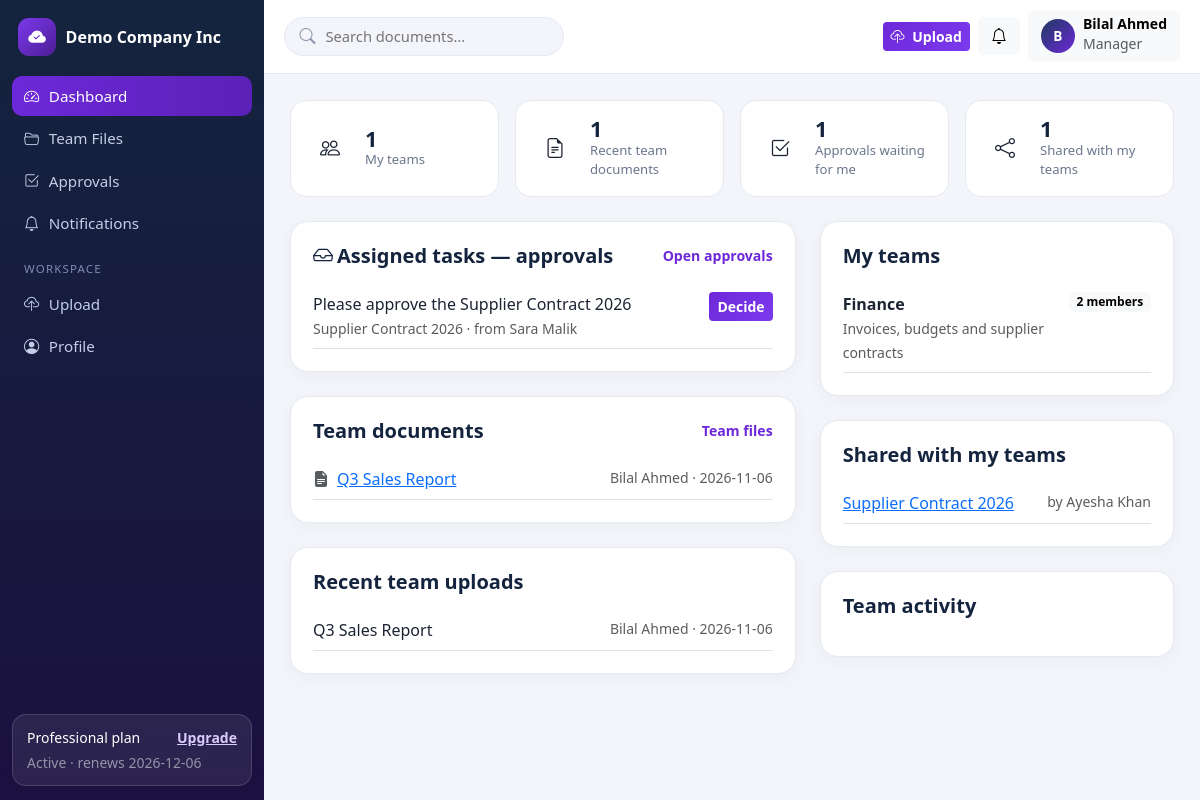
The page /manager/dashboard (signed in) on the database its author committed.
### tables this page shows
CREATE TABLE tenants (
    id INT UNSIGNED AUTO_INCREMENT PRIMARY KEY,
    name VARCHAR(160) NOT NULL,
    slug VARCHAR(180) NOT NULL UNIQUE,
    email VARCHAR(190) NOT NULL,
    logo VARCHAR(255) NULL,
    brand_color VARCHAR(9) NOT NULL DEFAULT '#1e3a5f',
    status ENUM('active','suspended') NOT NULL DEFAULT 'active',
    created_at TIMESTAMP NOT NULL DEFAULT CURRENT_TIMESTAMP,
    updated_at TIMESTAMP NOT NULL DEFAULT CURRENT_TIMESTAMP ON UPDATE CURRENT_TIMESTAMP,
    INDEX idx_tenants_status (status)
);

CREATE TABLE subscriptions (
    id INT UNSIGNED AUTO_INCREMENT PRIMARY KEY,
    tenant_id INT UNSIGNED NOT NULL,
    plan_id INT UNSIGNED NOT NULL,
    billing_cycle ENUM('monthly','yearly') NOT NULL DEFAULT 'monthly',
    status ENUM('trialing','active','past_due','cancelled','expired') NOT NULL DEFAULT 'trialing',
    trial_ends_at TIMESTAMP NULL,
    current_period_start TIMESTAMP NULL,
    current_period_end TIMESTAMP NULL,
    cancelled_at TIMESTAMP NULL,
    created_at TIMESTAMP NOT NULL DEFAULT CURRENT_TIMESTAMP,
    updated_at TIMESTAMP NOT NULL DEFAULT CURRENT_TIMESTAMP ON UPDATE CURRENT_TIMESTAMP,
    INDEX idx_sub_tenant (tenant_id),
    INDEX idx_sub_status (status),
    CONSTRAINT fk_sub_tenant FOREIGN KEY (tenant_id) REFERENCES tenants(id) ON DELETE CASCADE,
    CONSTRAINT fk_sub_plan FOREIGN KEY (plan_id) REFERENCES subscription_plans(id)
);

CREATE TABLE subscription_plans (
    id INT UNSIGNED AUTO_INCREMENT PRIMARY KEY,
    name VARCHAR(60) NOT NULL,
    slug VARCHAR(60) NOT NULL UNIQUE,
    price_monthly DECIMAL(10,2) NOT NULL DEFAULT 0,
    price_yearly DECIMAL(10,2) NOT NULL DEFAULT 0,
    storage_mb INT NOT NULL DEFAULT 100,        
    max_users INT NOT NULL DEFAULT 3,           
    max_file_mb INT NOT NULL DEFAULT 10,        
    max_teams INT NOT NULL DEFAULT 1,           
    version_history INT NOT NULL DEFAULT 3,
    features VARCHAR(500) NULL,
    is_active TINYINT(1) NOT NULL DEFAULT 1,
    created_at TIMESTAMP NOT NULL DEFAULT CURRENT_TIMESTAMP,
    updated_at TIMESTAMP NOT NULL DEFAULT CURRENT_TIMESTAMP ON UPDATE CURRENT_TIMESTAMP
);

CREATE TABLE users (
    id INT UNSIGNED AUTO_INCREMENT PRIMARY KEY,
    tenant_id INT UNSIGNED NULL,
    name VARCHAR(120) NOT NULL,
    email VARCHAR(190) NOT NULL UNIQUE,
    password_hash VARCHAR(255) NOT NULL,
    role VARCHAR(40) NOT NULL DEFAULT 'member',
    status ENUM('pending','active','disabled') NOT NULL DEFAULT 'pending',
    email_verified_at TIMESTAMP NULL,
    email_verification_token VARCHAR(64) NULL,
    last_login_at TIMESTAMP NULL,
    created_at TIMESTAMP NOT NULL DEFAULT CURRENT_TIMESTAMP,
    updated_at TIMESTAMP NOT NULL DEFAULT CURRENT_TIMESTAMP ON UPDATE CURRENT_TIMESTAMP,
    INDEX idx_users_tenant (tenant_id),
    INDEX idx_users_role (role),
    CONSTRAINT fk_users_tenant FOREIGN KEY (tenant_id) REFERENCES tenants(id) ON DELETE CASCADE
);

CREATE TABLE approvals (
    id INT UNSIGNED AUTO_INCREMENT PRIMARY KEY,
    tenant_id INT UNSIGNED NOT NULL,
    document_id INT UNSIGNED NOT NULL,
    workflow_id INT UNSIGNED NULL,
    requested_by INT UNSIGNED NOT NULL,
    title VARCHAR(200) NOT NULL,
    status ENUM('pending','approved','rejected','changes_requested','cancelled') NOT NULL DEFAULT 'pending',
    created_at TIMESTAMP NOT NULL DEFAULT CURRENT_TIMESTAMP,
    updated_at TIMESTAMP NOT NULL DEFAULT CURRENT_TIMESTAMP ON UPDATE CURRENT_TIMESTAMP,
    INDEX idx_appr_tenant (tenant_id),
    CONSTRAINT fk_appr_tenant FOREIGN KEY (tenant_id) REFERENCES tenants(id) ON DELETE CASCADE,
    CONSTRAINT fk_appr_doc FOREIGN KEY (document_id) REFERENCES documents(id) ON DELETE CASCADE,
    CONSTRAINT fk_appr_wf FOREIGN KEY (workflow_id) REFERENCES approval_workflows(id) ON DELETE SET NULL,
    CONSTRAINT fk_appr_user FOREIGN KEY (requested_by) REFERENCES users(id) ON DELETE CASCADE
);

CREATE TABLE documents (
    id INT UNSIGNED AUTO_INCREMENT PRIMARY KEY,
    tenant_id INT UNSIGNED NOT NULL,
    folder_id INT UNSIGNED NULL,
    category_id INT UNSIGNED NULL,
    department_id INT UNSIGNED NULL,
    owner_id INT UNSIGNED NOT NULL,
    name VARCHAR(200) NOT NULL,
    description TEXT NULL,
    stored_name VARCHAR(80) NOT NULL,           
    original_name VARCHAR(255) NOT NULL,
    extension VARCHAR(12) NOT NULL,
    mime_type VARCHAR(120) NOT NULL,
    size_bytes BIGINT UNSIGNED NOT NULL DEFAULT 0,
    status ENUM('active','archived') NOT NULL DEFAULT 'active',
    expires_at DATE NULL,                        
    download_count INT UNSIGNED NOT NULL DEFAULT 0,
    deleted_at TIMESTAMP NULL,                   
    created_at TIMESTAMP NOT NULL DEFAULT CURRENT_TIMESTAMP,
    updated_at TIMESTAMP NOT NULL DEFAULT CURRENT_TIMESTAMP ON UPDATE CURRENT_TIMESTAMP,
    INDEX idx_docs_tenant_folder (tenant_id, folder_id),
    INDEX idx_docs_tenant_cat (tenant_id, category_id),
    INDEX idx_docs_name (name),
    FULLTEXT INDEX ft_docs (name, description),
    CONSTRAINT fk_docs_tenant FOREIGN KEY (tenant_id) REFERENCES tenants(id) ON DELETE CASCADE,
    CONSTRAINT fk_docs_folder FOREIGN KEY (folder_id) REFERENCES folders(id) ON DELETE SET NULL,
    CONSTRAINT fk_docs_category FOREIGN KEY (category_id) REFERENCES categories(id) ON DELETE SET NULL,
    CONSTRAINT fk_docs_department FOREIGN KEY (department_id) REFERENCES departments(id) ON DELETE SET NULL,
    CONSTRAINT fk_docs_owner FOREIGN KEY (owner_id) REFERENCES users(id) ON DELETE CASCADE
);

CREATE TABLE teams (
    id INT UNSIGNED AUTO_INCREMENT PRIMARY KEY,
    tenant_id INT UNSIGNED NOT NULL,
    name VARCHAR(120) NOT NULL,
    description VARCHAR(255) NULL,
    created_at TIMESTAMP NOT NULL DEFAULT CURRENT_TIMESTAMP,
    updated_at TIMESTAMP NOT NULL DEFAULT CURRENT_TIMESTAMP ON UPDATE CURRENT_TIMESTAMP,
    INDEX idx_teams_tenant (tenant_id),
    CONSTRAINT fk_teams_tenant FOREIGN KEY (tenant_id) REFERENCES tenants(id) ON DELETE CASCADE
);

### resources/views/manager/dashboard.php (the view, shortened to what the rows shown need)
<?php $pageTitle = 'Manager Dashboard'; partial('tree-open', compact('user', 'tenant', 'sub', 'unread', 'notifs', 'pageTitle', 'tree')); ?>
<div class="row g-3 mb-4">
  <div class="col-6 col-xl-3"><div class="stat-card h-100"><span class="stat-icon"><i class="bi bi-people"></i></span>
    <div><div class="stat-value"><?= count($myTeams) ?></div><div class="stat-name">My teams</div></div></div></div>
  <div class="col-6 col-xl-3"><div class="stat-card h-100"><span class="stat-icon"><i class="bi bi-file-earmark-text"></i></span>
    <div><div class="stat-value"><?= count($teamDocs) ?></div><div class="stat-name">Recent team documents</div></div></div></div>
  <div class="col-6 col-xl-3"><div class="stat-card h-100"><span class="stat-icon"><i class="bi bi-check2-square"></i></span>
    <div><div class="stat-value" data-df-stat="pending_approvals"><?= count($inbox) ?></div><div class="stat-name">Approvals waiting for me</div></div></div></div>
  <div class="col-6 col-xl-3"><div class="stat-card h-100"><span class="stat-icon"><i class="bi bi-share"></i></span>
    <div><div class="stat-value"><?= count($shared) ?></div><div class="stat-name">Shared with my teams</div></div></div></div>
</div>
<div class="row g-4">
  <div class="col-lg-7">
    <div class="panel mb-4"><div class="panel-head"><h5><i class="bi bi-inbox me-1"></i>Assigned tasks — approvals</h5><a href="<?= url('manager/approvals') ?>">Open approvals</a></div>
      <?php foreach ($inbox as $a): ?>
      <div class="d-flex justify-content-between border-bottom py-2">
        <span><?= e($a['title']) ?><br><span class="small text-muted"><?= e($a['doc_name']) ?> · from <?= e($a['requester_name']) ?></span></span>
        <a class="btn btn-sm btn-purple align-self-start" href="<?= url('manager/approvals') ?>">Decide</a></div>
      <?php endforeach; ?>
    </div>
    <div class="panel mb-4"><div class="panel-head"><h5>Team documents</h5><a href="<?= url('manager/files') ?>">Team files</a></div>
      <?php foreach ($teamDocs as $d): ?>
      <div class="d-flex justify-content-between border-bottom py-2">
        <a href="<?= url('app/documents/' . (int) $d['id']) ?>"><i class="bi <?= e(FileSecurity::iconFor((string) $d['extension'])) ?> me-2"></i><?= e($d['name']) ?></a>
        <span class="text-muted small"><?= e($d['owner_name']) ?> · <?= e(substr((string) $d['updated_at'], 0, 10)) ?></span></div>
      <?php endforeach; ?>
    </div>
    <div class="panel"><div class="panel-head"><h5>Recent team uploads</h5></div>
      <?php foreach ($uploads as $d): ?>
      <div class="d-flex justify-content-between border-bottom py-2"><span><?= e($d['name']) ?></span>
        <span class="text-muted small"><?= e($d['owner_name']) ?> · <?= e(substr((string) $d['created_at'], 0, 10)) ?></span></div>
      <?php endforeach; ?>
    </div>
  </div>
  <div class="col-lg-5">
    <div class="panel mb-4"><div class="panel-head"><h5>My teams</h5></div>
      <?php foreach ($myTeams as $t): ?>
      <div class="d-flex justify-content-between border-bottom py-2"><span><strong><?= e($t['name']) ?></strong><br><span class="small text-muted"><?= e($t['description'] ?? '') ?></span></span>
        <span class="badge text-bg-light align-self-start"><?= (int) $t['members'] ?> members</span></div>
      <?php endforeach; ?>
    </div>
    <div class="panel mb-4"><div class="panel-head"><h5>Shared with my teams</h5></div>
      <?php foreach ($shared as $d): ?>
      <div class="d-flex justify-content-between border-bottom py-2">
        <a href="<?= url('app/documents/' . (int) $d['id']) ?>"><?= e($d['name']) ?></a>
        <span class="text-muted small">by <?= e($d['owner_name']) ?></span></div>
      <?php endforeach; ?>
    </div>
    <div class="panel"><div class="panel-head"><h5>Team activity</h5></div>
    </div>
  </div>
</div>

### routes/web.php (shortened to what the rows shown need)
<?php
function dispatch(string $method, string $uri): void
{
    $path = trim(parse_url($uri, PHP_URL_PATH) ?? '/', '/');
    foreach ($GLOBALS['routes'] as [$m, $pattern, $handler]) {
        if ($m !== $method) continue;
        $regex = '#^' . preg_replace('#\{[a-zA-Z_]+\}#', '([^/]+)', $pattern) . '$#';
        if (preg_match($regex, $path, $matches)) {
            array_shift($matches);
            $args = array_map(fn($v) => ctype_digit((string) $v) ? (int) $v : $v, $matches);
            [$class, $action] = $handler;
            (new $class())->$action(...$args);
            return;
        }
    }
}

### resources/views/partials/tree-open.php (shortened to what the rows shown need)
<?php
$tree = $tree ?? 'employee';
$navs = [
  'admin' => [
    ['admin/dashboard', 'bi-speedometer2', 'Dashboard'],
    ['admin/files', 'bi-folder2-open', 'Files'],
    ['admin/folders', 'bi-folder', 'Folders'],
    ['admin/categories', 'bi-tags', 'Categories & Depts'],
    ['admin/teams', 'bi-people', 'Teams'],
    ['admin/users', 'bi-person-gear', 'Users'],
    ['admin/sharing', 'bi-share', 'Sharing'],
    ['admin/approvals', 'bi-check2-square', 'Approvals'],
    ['admin/versions', 'bi-clock-history', 'Versions'],
    ['_h', '', 'Insights'],
    ['admin/storage', 'bi-hdd-stack', 'Storage'],
    ['admin/reports', 'bi-bar-chart', 'Reports'],
    ['admin/audit-logs', 'bi-shield-lock', 'Audit Logs'],
    ['_h', '', 'Workspace'],
    ['app', 'bi-grid-1x2', 'Classic workspace'],
    ['app/subscription', 'bi-credit-card', 'Subscription'],
    ['admin/settings', 'bi-gear', 'Settings'],
  ],
  'manager' => [
    ['manager/dashboard', 'bi-speedometer2', 'Dashboard'],
    ['manager/files', 'bi-folder2-open', 'Team Files'],
    ['manager/approvals', 'bi-check2-square', 'Approvals'],
    ['manager/notifications', 'bi-bell', 'Notifications'],
    ['_h', '', 'Workspace'],
    ['app/upload', 'bi-cloud-upload', 'Upload'],
    ['app/profile', 'bi-person-circle', 'Profile'],
  ],
  'employee' => [
    ['employee/dashboard', 'bi-speedometer2', 'Dashboard'],
    ['employee/files', 'bi-folder2-open', 'My Files'],
    ['employee/approvals', 'bi-check2-square', 'Approvals'],
    ['employee/notifications', 'bi-bell', 'Notifications'],
    ['_h', '', 'Workspace'],
    ['app/upload', 'bi-cloud-upload', 'Upload'],
    ['app/profile', 'bi-person-circle', 'Profile'],
  ],
];
$searchAction = ['admin' => 'admin/files', 'manager' => 'manager/files', 'employee' => 'employee/files'][$tree];
?>
<!DOCTYPE html>
<html lang="en">
<head>
<link href="https://cdn.jsdelivr.net/npm/bootstrap@5.3.3/dist/css/bootstrap.min.css" rel="stylesheet">
<link href="https://cdn.jsdelivr.net/npm/bootstrap-icons@1.11.3/font/bootstrap-icons.min.css" rel="stylesheet">
<link href="<?= url('assets/css/app.css') ?>" rel="stylesheet">
</head>
<body>
<div class="app-shell">
  <aside class="app-sidebar" id="appSidebar">
    <a class="sidebar-brand" href="<?= url($tree . '/dashboard') ?>">
      <?php if (!empty($tenant['logo'])): ?><img src="<?= url($tenant['logo']) ?>" alt="" class="sidebar-logo">
      <?php else: ?><span class="brand-mark"><i class="bi bi-cloud-check-fill"></i></span><?php endif; ?>
      <span class="sidebar-brand-text"><?= e($tenant['name'] ?? 'DocuFlow') ?></span>
    </a>
    <nav class="sidebar-nav">
      <?php foreach ($navs[$tree] as $item): ?>
        <?php if ($item[0] === '_h'): ?><div class="sidebar-heading"><?= e($item[2]) ?></div>
        <?php else: ?><a href="<?= url($item[0]) ?>"><i class="bi <?= e($item[1]) ?>"></i> <?= e($item[2]) ?></a><?php endif; ?>
      <?php endforeach; ?>
    </nav>
    <?php if (!empty($sub)): ?>
    <div class="sidebar-plan">
      <div class="d-flex justify-content-between small"><span><?= e($sub['plan_name']) ?> plan</span><a href="<?= url('app/subscription') ?>">Upgrade</a></div>
      <div class="text-white-50 small mt-1"><?= e(ucfirst(SubscriptionService::effectiveStatus($sub))) ?> · renews <?= e(substr((string) $sub['current_period_end'], 0, 10)) ?></div>
    </div>
    <?php endif; ?>
  </aside>
  <div class="app-main">
    <header class="app-topbar">
      <form class="topbar-search d-none d-md-flex" method="get" action="<?= url($searchAction) ?>">
        <i class="bi bi-search"></i>
        <input type="search" name="q" placeholder="Search documents…" value="<?= e($_GET['q'] ?? '') ?>">
      </form>
      <div class="ms-auto d-flex align-items-center gap-2">
        <a class="btn btn-purple btn-sm" href="<?= url('app/upload') ?>"><i class="bi bi-cloud-upload me-1"></i> Upload</a>
        <div class="dropdown">
          <button class="btn btn-light position-relative" data-bs-toggle="dropdown" aria-label="Notifications">
            <i class="bi bi-bell"></i>
          </button>
        </div>
        <div class="dropdown">
          <button class="btn btn-light d-flex align-items-center gap-2" data-bs-toggle="dropdown">
            <span class="avatar"><?= e(strtoupper(substr($user['name'], 0, 1))) ?></span>
            <span class="d-none d-md-block text-start"><span class="d-block fw-semibold small lh-1"><?= e($user['name']) ?></span>
            <span class="text-muted small lh-1"><?= e(ucwords(str_replace('_', ' ', $user['role']))) ?></span></span>
          </button>
        </div>
      </div>
    </header>
    <main class="app-content">

### rows shown on the page
tenants: name "Demo Company Inc"
subscriptions: plan.name "Professional", status "Active", current_period_end "2026-12-06"
users: name "B", name "Bilal Ahmed", role "Manager"
approvals: title "Please approve the Supplier Contract 2026", document.name "Supplier Contract 2026", requested_by.name "Sara Malik"
documents: name "Q3 Sales Report", owner.name "Bilal Ahmed", updated_at "2026-11-06", created_at "2026-11-06"
teams: name "Finance", description "Invoices, budgets and supplier contracts", members "2"
documents: name "Supplier Contract 2026", owner.name "Ayesha Khan"

### other values the page prints
$item[2] "Dashboard"
$item[2] "Team Files"
$item[2] "Approvals"
$item[2] "Notifications"
$item[2] "WORKSPACE"
$item[2] "Upload"
$item[2] "Profile"
count($myTeams) "1"
count($teamDocs) "1"
count($inbox) "1"
count($shared) "1"
